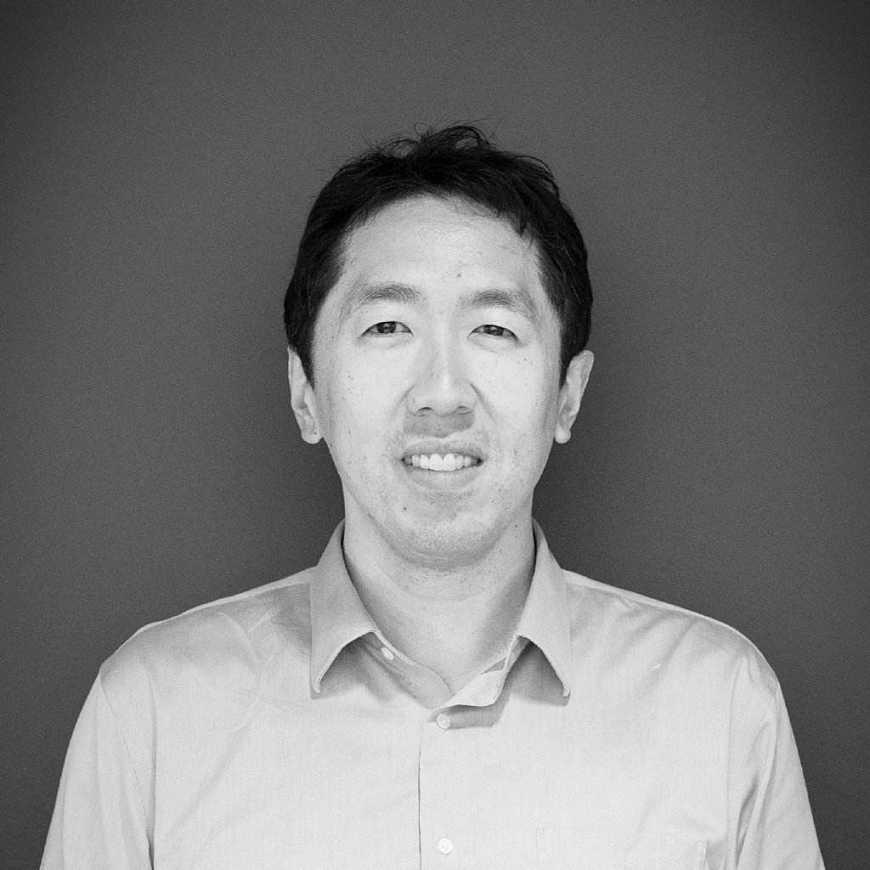
#> input picture week13/NuimpyExample/ng33.jpg, 870 x 870 px
$ jupyter execute numpyLinAlgExample.ipynb
#> lines starting #> are read from the running program, lines starting #| are printed output that depends on the picture
1 矩阵特征值与特征向量

[cell 1]
import numpy as np

[cell 2]
a = np.array([[5,6],[7,8]])

[cell 3]
r1,r2 = np.linalg.eig(a)

[cell 4]
print(r1)  #特征值

[cell 5]
type(r1)

[cell 6]
print(r2)  #特征向量

[cell 7]
type(r2)

2 求解线性方程组

李大叔去年承包了10亩地种植甲、乙两种蔬菜，共获利18000元，其中甲种蔬菜每亩获利2000元，乙种蔬菜每亩获利1500元，李大叔去年甲、乙两种蔬菜各种植了多少亩？

[cell 8]
A = np.array([[1,1],[2000,1500]])

[cell 9]
B = np.array([10,18000])

[cell 10]
result = np.linalg.solve(A,B)

[cell 11]
result

3 求解向量的相似性

[cell 12]
def angle_between(v1, v2):
    dot_pr = v1.dot(v2)
    norms = np.linalg.norm(v1) * np.linalg.norm(v2)
    return np.rad2deg(np.arccos(dot_pr / norms))

[cell 13]
v = np.array([1, 4, 5])
u = np.array([2, 1, 5])   #演示u = np.array([2, 1, 5])

[cell 14]
print(angle_between(v, u))

4 奇异值分解

[cell 15]
A = np.array([[1,1],[2000,1500]])

[cell 16]
A = np.array([[1,2],[1,1],[0,0]])

[cell 17]
p,sigma,q = np.linalg.svd(A)

[cell 18]
p

[cell 19]
q

[cell 20]
sigma

[cell 21]
tmp = np.diag(sigma)

[cell 22]
tmp

案例：利用图片进行SVD解

[cell 23]
from PIL import Image
import matplotlib.pyplot as plt

[cell 24]
from skimage import io

[cell 25]
img = io.imread('ng33.jpg')
#> img is the input picture: shape (870, 870); min 0, max 255, mean 122.9

[cell 26]
m,n = img.shape
#> m = 870; n = 870

[cell 27]
m,n
#> Out = (870, 870)

[cell 28]
P, sigma, Q = np.linalg.svd(img)
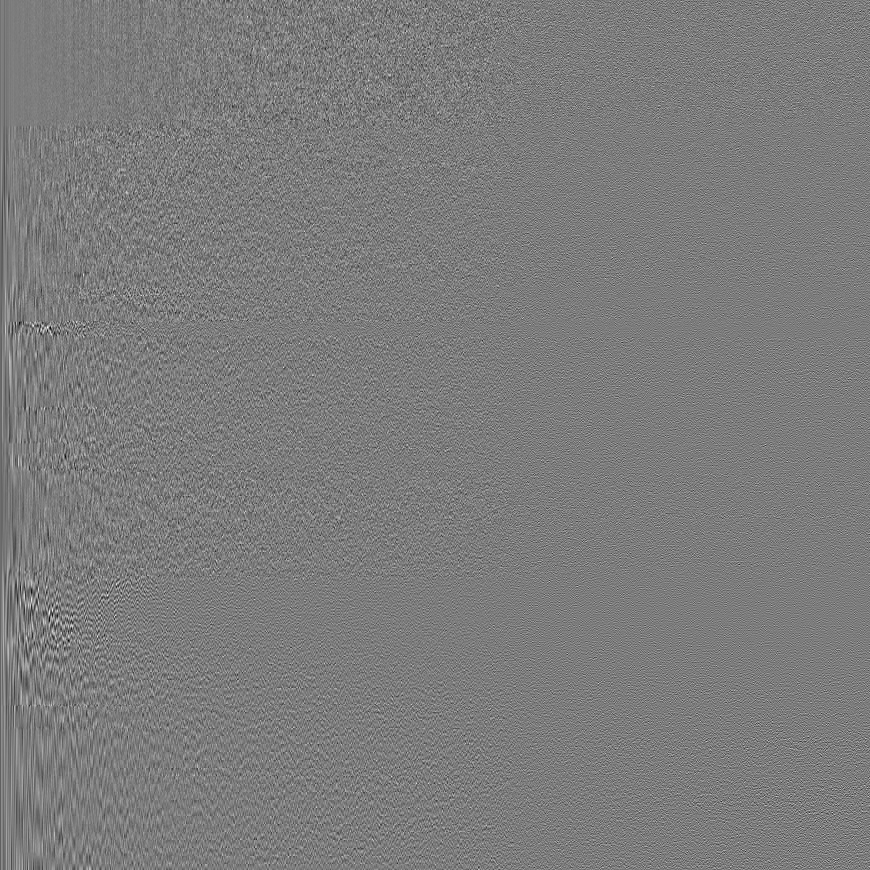
#> P: shape (870, 870) float64; min -0.229, max 0.24, mean -5.94e-05; drawn with min black and max white
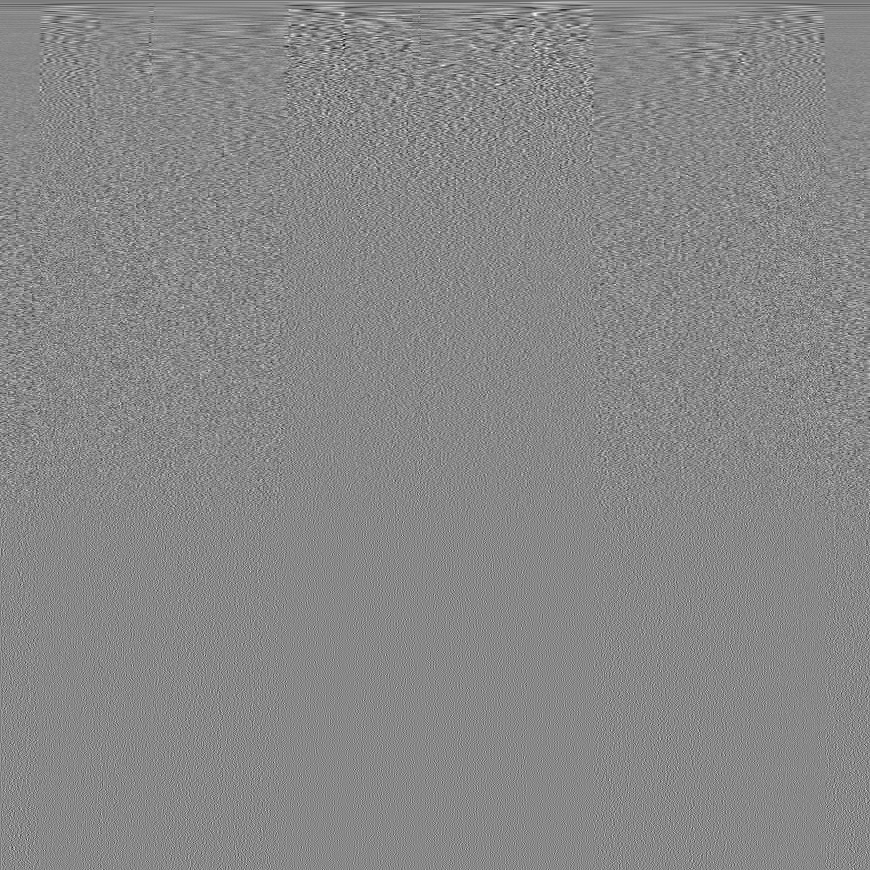
#> Q: shape (870, 870) float64; min -0.226, max 0.197, mean -4.64e-05; drawn with min black and max white
#> sigma = 870 values, max 116600.3 at index 0, min 0.00899 at index 869, mean 340.7

[cell 29]
P.shape
#> Out = (870, 870)

[cell 30]
sigma.shape
#> Out = (870,)

[cell 31]
tmp = np.diag(sigma)

[cell 32]
tmp.shape
#> Out = (870, 870)

[cell 33]
if m < n:
    d = np.hstack((tmp,np.zeros((m,n-m),dtype = float)))
else:
    d = np.vstack((tmp,np.zeros((m-n,n),dtype = float)))

[cell 34]
d.shape
#> Out = (870, 870)

[cell 35]
d

[cell 36]
k = 100  #通过调整不同的K值 ，进行图像观察，当k=50的时候，就和原图像差不多。

[cell 37]
img2 = P[:,:k].dot(d[:k,:k]).dot(Q[:k,:])

[cell 38]
io.imshow(np.uint8(img2))
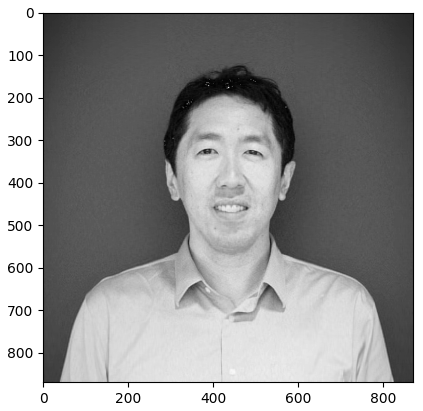
#> figure drawn by matplotlib, 1 panel
